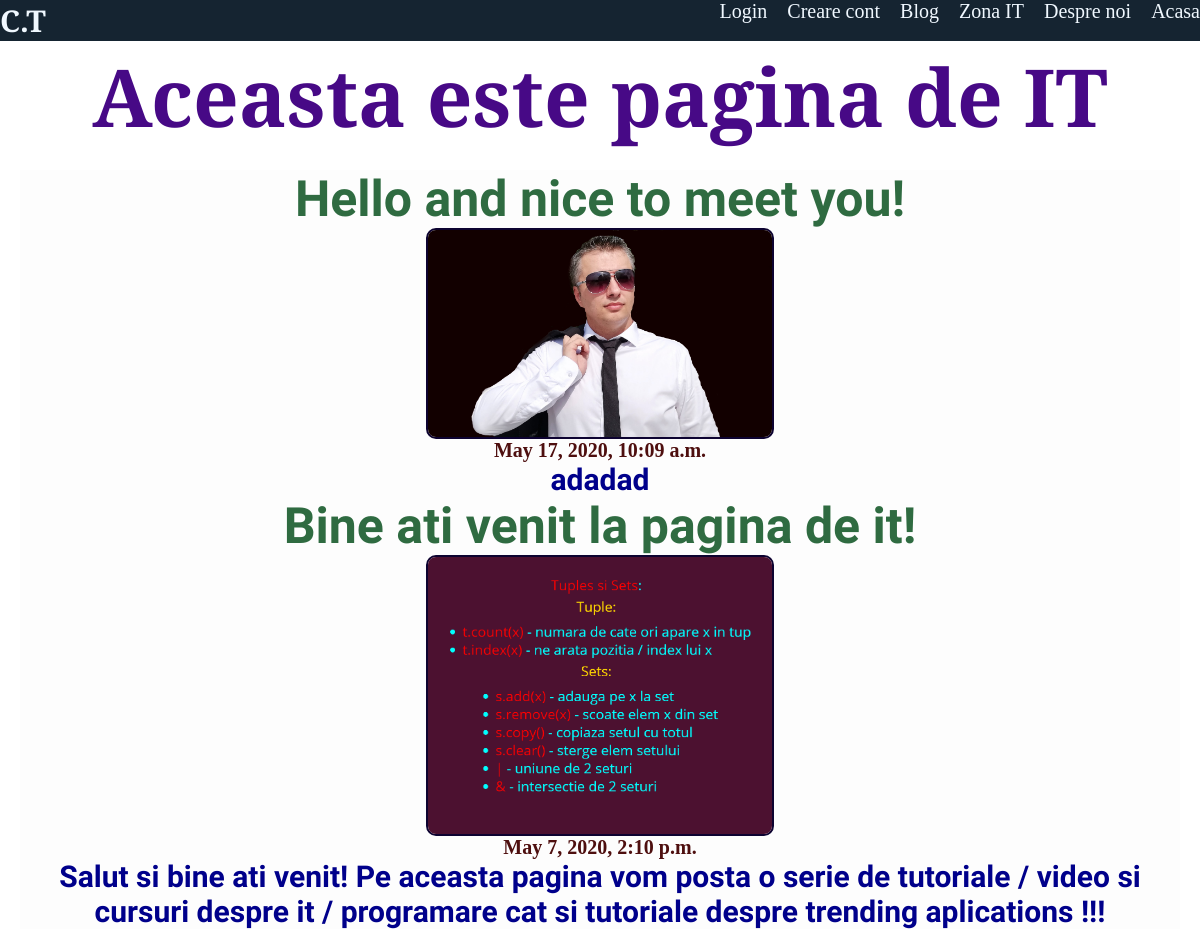
Page /paginait/ on the committed database.
### paginait/models.py (models this page shows, shortened)
class Cursit(models.Model):
    title = models.CharField(max_length=100)
    date = models.DateTimeField(default=datetime.now(), blank=True)
    url = models.URLField(blank=None)
    img = models.ImageField(upload_to='media/picturesIT')
    description = models.TextField()

### paginait/views.py (the view)
# urls.py: path('paginait/', include('paginait.urls')),
def paginait(request):
    its = Cursit.objects.order_by('-date')
    return render(request, 'paginait.html', {'its': its})

### paginait/templates/paginait.html (shortened to what this page needs)
{% load static %}
<!DOCTYPE html>
<html lang="en">
  <head>
    <link rel="stylesheet" href="{% static 'css/paginait.css' %}" />
  </head>
  <body>
    <header>
      <nav class="navbar">
        <h1 id="logo">C.T</h1>
        <ul class="links">
          <li><a href="{% url 'home' %}">Acasa</a></li>
          <li><a href="{% url 'desprenoi' %}">Despre noi</a></li>
          <li><a href="{% url 'paginait' %}">Zona IT</a></li>
          <li><a href="{% url 'blog' %}">Blog</a></li>
          <li><a href="{% url 'autentificare' %}">Creare cont</a></li>
          <li><a href="{% url 'loginpage' %}">Login</a></li>
        </ul>
      </nav>
    </header>
    <h1>Aceasta este pagina de IT</h1>
    <div class="pythonbody">
      {% for it in its %}
      <h2>{{it.title}}</h2>
      <a href="{% url 'postari' it.id %}"
        ><img src="{{it.img.url}}" alt=""
      /></a>
      <h4>{{it.date}}</h4>
      <h3>{{it.description}}</h3>
      {% endfor %}
    </div>
  </body>
</html>

### paginait/static/css/paginait.css (style rules this page uses)
* { margin: 0; padding: 0; box-sizing: border-box; }
html, body { height: 100%; }
.links li { display: inline; }
.links a { color: aliceblue; float: right; text-decoration: none; font-size: 20px; margin-left: 20px; }
#logo { color: aliceblue; float: left; }
.navbar { background-color: rgb(21, 36, 49); }
h1 { color: rgb(71, 9, 134); text-align: center; font-size: 80px; font-family: "Monoton", cursive; font-family: "Cinzel Decorative", cursive; }
h2 { color: rgb(47, 107, 65); font-size: 50px; text-align: center; font-family: "Amatic SC", cursive; }
.pythonbody { background-color: rgb(253, 253, 253); margin: 20px 20px; position: relative; width: cover; }
.pythonbody a img { display: block; margin-left: auto; margin-right: auto; width: 30%; border-radius: 10px; border: 2px solid rgb(13, 3, 49); }
.pythonbody h3 { color: darkblue; font-size: 30px; text-align: center; font-family: "Amatic SC", cursive; }
.pythonbody h4 { color: rgb(78, 15, 15); font-size: 20px; text-align: center; }

### paginait/templates/paginait.html (style rules this page uses)
* { margin: 0; padding: 0; box-sizing: border-box; }
html, body { height: 100%; }
.links li { display: inline; }
.links a { color: aliceblue; float: right; text-decoration: none; font-size: 20px; margin-left: 20px; }
#logo { font-size: 30px; color: aliceblue; float: left; }
.navbar { background-color: rgb(21, 36, 49); }

### rows in the picture
Cursit: title "Hello and nice to meet you!", img (picture), date "May 17, 2020, 10:09 a.m.", description "adadad"
Cursit: title "Bine ati venit la pagina de it!", img (picture), date "May 7, 2020, 2:10 p.m.", description "Salut si bine ati venit! Pe aceasta pagina vom posta o serie de tutoriale / video si cursuri despre it / programare cat si tutoriale despre trending aplications !!!"
